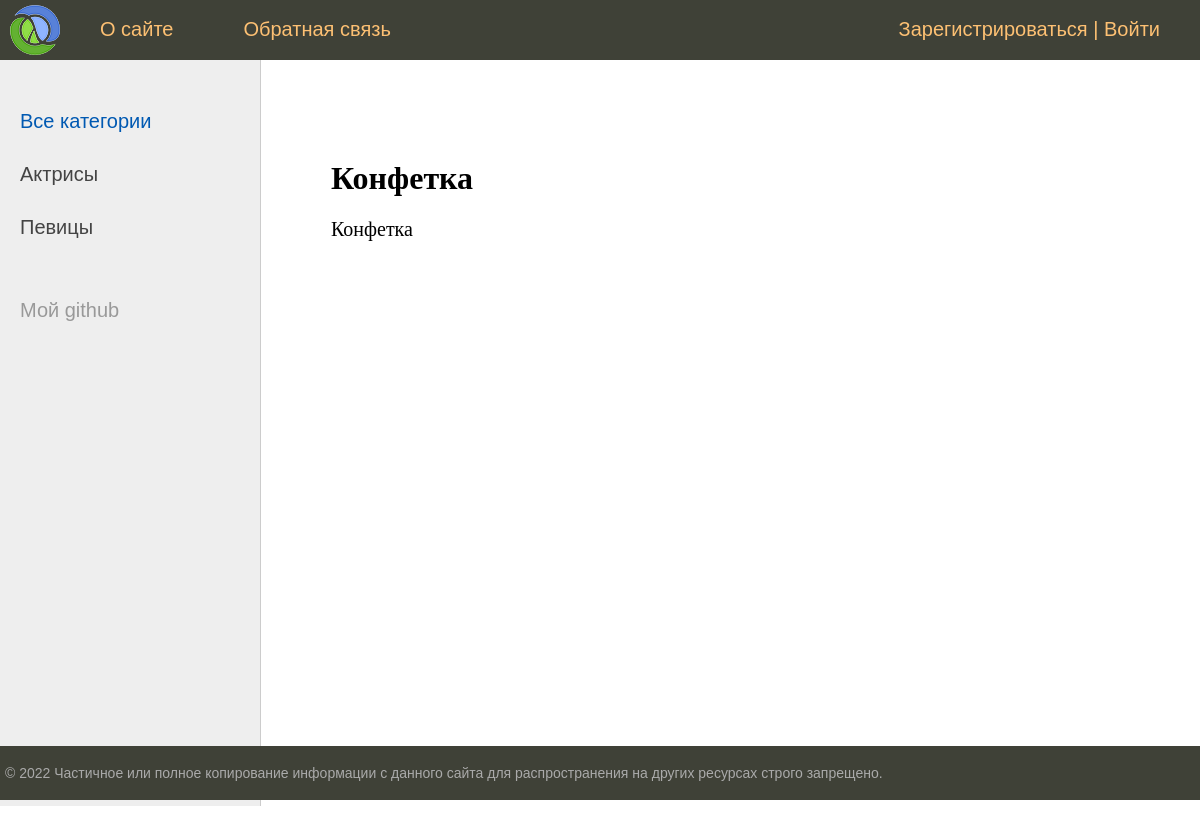
Page /post/konfetka/ on the committed database.
### app1/models.py (models this page shows, shortened)
class Category(models.Model):
    name = models.CharField(max_length=100, db_index=True, verbose_name='Категория')
    slug = models.SlugField(max_length=255, unique=True, db_index=True, verbose_name="URL")
    def get_absolute_url(self):
        return reverse('category', kwargs={'cat_slug': self.slug})
    class Meta:
        verbose_name = 'Категория'
        verbose_name_plural = 'Категории'
        ordering = ['id']

class Women(models.Model):
    title = models.CharField(max_length=255, verbose_name='Заголовок')
    slug = models.SlugField(max_length=255, unique=True, db_index=True, verbose_name="URL")
    content = models.TextField(blank=True, verbose_name='Содержание')
    photo = models.ImageField(upload_to="photos/%Y/%m/%d/", blank=True, verbose_name='Фото')
    time_create = models.DateTimeField(auto_now_add=True, verbose_name='Время создания')
    time_update = models.DateTimeField(auto_now=True, verbose_name='Время изменения')
    is_published = models.BooleanField(default=True, verbose_name='Статус публикации')
    cat = models.ForeignKey('Category', on_delete=models.PROTECT, verbose_name='Категория')
    def __str__(self):
        return self.title
    class Meta:
        verbose_name = 'Известные конфетки'
        verbose_name_plural = 'Известные конфетки'

### app1/views.py (the view)
# urls.py: path('post/<slug:post_slug>/', ShowPost.as_view(), name='post'),
class ShowPost(DataMixin, DetailView):
    model = Women
    template_name = 'app1/post.html'
    slug_url_kwarg = 'post_slug'
    context_object_name = 'post'
    def get_context_data(self, *, object_list=None, **kwargs):
        context = super().get_context_data(**kwargs)
        c_def = self.get_user_context(title=context['post'])
        context = dict(list(context.items()) + list(c_def.items()))
        return context

### app1/utils.py (called while the page is built)
    def get_user_context(self, **kwargs):
        context = kwargs
        cats = Category.objects.annotate(Count('women'))
        user_menu = menu.copy()
        if not self.request.user.is_authenticated:
            user_menu.pop(1)
        context['menu'] = user_menu
        context['cats'] = cats
        if 'cat_selected' not in context:
            context['cat_selected'] = 0
        return context

### app1/templates/app1/post.html (shortened to what this page needs)
{% extends 'app1/base.html' %}
{% block content %}
    <h1>{{ post.title }}</h1>
    {{ post.content|linebreaks }}
{% endblock content %}

### app1/templates/app1/base.html (shortened to what this page needs)
{% load static %}
{% load app1_tags %}
<!DOCTYPE html>
<html>
<head>
	<link type="text/css" href="{% static 'app1/css/styles.css' %}" rel="stylesheet" />
</head>
<body>
    <table class="table-page" border=0 cellpadding="0" cellspacing="0">
        <tr><td valign=top>
                {% block mainmenu %}
                <div class="header">
                    <ul id="mainmenu" class="mainmenu">
                    <li class="logo"><a href="{% url 'home' %}"><div class="logo"></div></a></li>
                    {% for m in menu %}
                        <li><a href="{% url m.url_name %}">{{m.title}}</a></li>
                    {% endfor %}
                    <li class="last"><a href="{% url 'register' %}">Зарегистрироваться</a> | <a href="{% url 'login' %}">Войти</a></li>
                    </ul>
                </div>
                {% endblock mainmenu %}
        <table class="table-content" border=0 cellpadding="0" cellspacing="0">
        <tr>
            <td valign="top" class="left-chapters">
                <ul id="leftchapters">
                    {% if cat_selected == 0 %}
                    <li class="selected">Все категории</li>
                    {% else %}
                    <li><a href="{% url 'home' %}" >Все категории</a></li>
                    {% endif %}
                {% for c in cats %}
                    {% if c.women__count > 0 %}
                        {% if c.pk == cat_selected %}
                            <li class="selected">{{ c.name }}</li>
                        {% else %}
                            <li><a href="{{ c.get_absolute_url }}">{{ c.name }}</a></li>
                        {% endif %}
                    {% endif %}
                {% endfor %}
                    <li class="share">
                    <p>Мой github</p>
                    <a class="share-yt" href="https://github.com/GerasiMandMumu?tab=overview&from=2022-05-01&to=2022-05-17" target="_blank" rel="nofollow"></a>
                    </li>
                </ul>
            </td>
        <td valign="top" class="content">
	<div class="content-text">
        {% block content %}
        {% endblock %}
	</div>
        </td></tr></table>
        </td></tr>
        <tr><td valign=top>
            <div id="footer">
                <p>&copy; 2022 Частичное или полное копирование информации с данного сайта для распространения на других ресурсах строго запрещено.</p>
            </div>
        </td></tr></table>
    </body>
</html>

### app1/static/app1/css/styles.css (style rules this page uses)
html, body { font-family: 'Arial'; margin: 0; padding: 0; height: 100%; width: 100%; color: #444; }
a { color: #0059b2; text-decoration: none; }
.table-page { width: 100%; height: 100%; vertical-align: top; }
.table-page tr { height: 100%; }
.header { background: #3F4137; height: 60px; }
.logo { background: url('../images/logo.png') no-repeat 10px 5px; width: 70px; height: 60px; }
ul.mainmenu { list-style: none; margin: 0; padding: 0; height: 60px; color: #fdc073; font-size: 20px; overflow: hidden; }
ul.mainmenu li { float: left; margin: 18px 40px 0 30px; }
ul.mainmenu li.logo { margin: 0; }
ul.mainmenu li.last { float: right; }
ul.mainmenu li a { color: #fdc073; text-decoration: none; }
.table-content { width: 100%; min-height: 100%; height: 100%; }
.left-chapters { margin: 0; background: #eee; border-right: 1px solid #ccc; min-height: 100%; }
.left-chapters ul { width: 230px; min-height: 100%; margin: 0; padding: 20px 10px 10px 20px; list-style: none; font-size: 20px; }
.left-chapters ul li { margin: 30px 0 0 0; color: #999; }
.left-chapters ul li.selected { color: #0059b2; }
.left-chapters ul li a { color: #444; text-decoration: none; }
.left-chapters ul li.share { margin: 60px 0 0 0; }
.left-chapters ul li.share p { margin: 30px 0 30px 0; }
.left-chapters ul li.share a { display: inline-block; width: 40px; height: 40px; margin: 0 20px 0 0; }
.left-chapters ul li.share a.share-yt { width: 100%; height: 30px; background: url('../images/share_yt.png') no-repeat 0 0 }
.content { padding: 40px 20px 20px 40px; width: 100%; box-sizing: border-box; }
.content-text { margin: 60px 0 0 30px; color: #000; font-size: 20px; font-family: Yandex Sans Display Light; }
.content-text h1 { font-size: 32px; }
#footer { box-sizing: border-box; background: #3F4137; padding: 5px; color: #aaa; font-size: 14px; font-family: Verdana, Geneva, Arial, Helvetica; text-align: left; overflow: hidden; }

### rows in the picture
Category: name "Актрисы"
Category: name "Певицы"
Women: title "Конфетка", content "Конфетка"

### other values in the picture
{{ m.title }} "О сайте" "Обратная связь"
